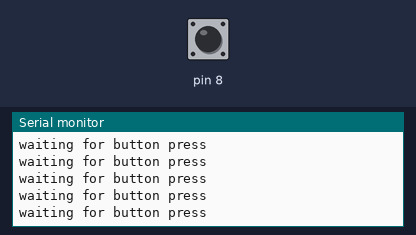
The sketch below on a simulated Arduino Uno, built with avr-gcc and run on an emulated ATmega328P. Parts: the last lines printed to the serial monitor. The inputs (shaded band) are chosen by the test bench; at power-on: pin 8 LOW.

Above: at 1.2 s.
1.3 s: pin 8 driven HIGH
At 1.8 s:
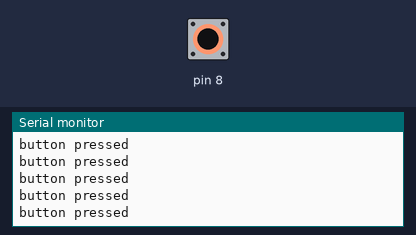
3.2 s: pin 8 driven LOW
At 4.0 s:
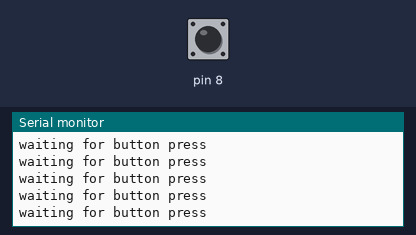
6.2 s: pin 8 driven HIGH
At 6.9 s:
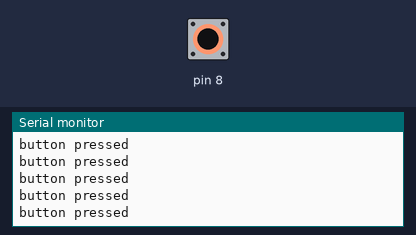
9.2 s: pin 8 driven LOW
At 9.7 s:
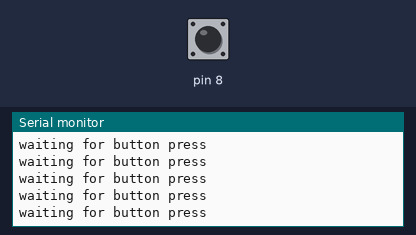
12.2 s: pin 8 pulsed HIGH 2 times (0.12 s each, 0.3 s apart)
15.8 s: pin 8 driven HIGH
At 16.4 s:
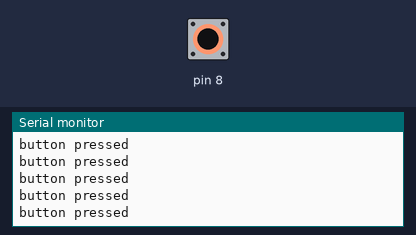

Measured:
- after the input at 1.3 s, the serial monitor: prints a new line after 0.08 s (image 1)
- after the input at 15.8 s, the serial monitor: prints a new line after 0.09 s (image 5)

The sketch:

push_buttons.ino
```cpp
void setup() {
  // put your setup code here, to run once:
pinMode(8,INPUT);
Serial.begin(9600);
}

void loop() {
  // put your main code here, to run repeatedly:
if(digitalRead(8)==1){
Serial.println("button pressed");
  }
else{
Serial.println("waiting for button press");
  }
}
```
